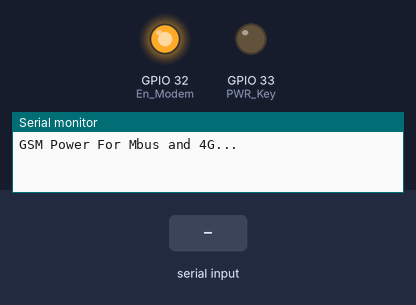
The sketch below on a simulated ESP32. Parts: output pins drawn as LEDs (lit = HIGH), the last lines printed to the serial monitor. Inputs (shaded band) come from the test bench.

Above: at 0.1 s.
At 2.1 s:
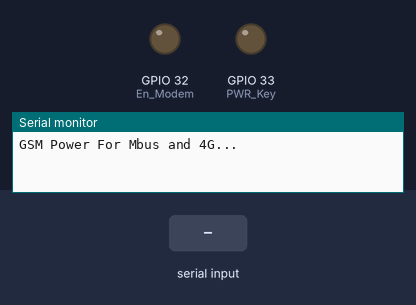
At 20.1 s:
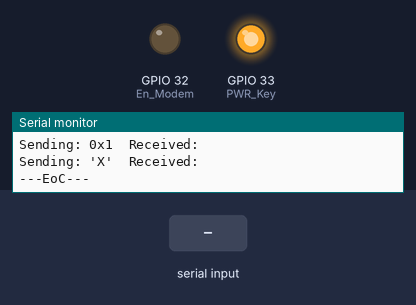
20.2 s: "1" received over the second serial link
Timing chart, 0 to 23.2 s (numbered marks = the images above; inputs shaded):
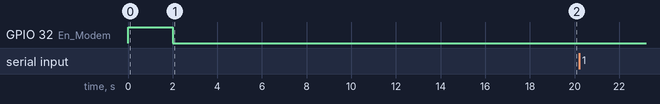

The sketch:

RC1180_4G_ESP_231208.ino
```cpp
#include <SoftwareSerial.h>

#define mbus Serial1

#define PWR_Key  33
#define En_Modem  32

#define CHANNEL 'C'
#define CFIELD 'F'
#define MBUS_MODE 'G'
#define INSTALL 'I'

#define MEMORY_CONFIG 'M'
#define QUALITY_INDICATOR 'Q'
#define READ_MAILBOX 'R'
#define RSSI_VAL 'S'
#define TEMPERATURE 'U'
#define VOLTAGE 'V'

#define REGISTER_MODE 0x03
#define REGISTER_ROLE 0x12
#define REGISTER_BAUD_RATE 0x30

#define MODE_S1 0x00
#define MODE_T1 0x01
#define MODE_T2 0x02
#define MODE_S2 0x03
#define MODE_R 0x04
#define MODE_T1C 0x0A
#define MODE_T2C 0x0B

#define INSTALL_NORMAL 0x00
#define INSTALL_INSTALL_MODE 0x01
#define INSTALL_ACCEPT_ALL 0x02

#define ROLE_SLAVE 0x00
#define ROLE_MASTER 0x01
#define ROLE_REPEATER 0x02

#define CFIELD_SND_NR 0x44
#define CFIELD_SND_UD 0x43

#define BAUD_19200 0x05
#define BAUD_57600 0x08
#define BAUD_115200 0x0A

String manId, ver, type;
String data = "Dilogy_1008\"";

byte mBusData [100];

int bufferLength = sizeof(mBusData);
boolean modeSettingFlag = 0;

//Decoded outcomes to be stored here
byte frameLength;
uint16_t mfrID;
String meterID;
unsigned int txnCount;
unsigned long totaliser;
byte battery;
boolean telegramDecodedFlag = 0;


void setup()
{
  Serial.begin(115200);
  pinMode(PWR_Key, OUTPUT);
  pinMode(En_Modem, OUTPUT);
  GSM_MbusEnableFn();
  mbus.begin(19200, SERIAL_8N1, 26, 27);
  delay(1000);

  factoryReset("Factory Resetting");
  resetRadio("Reset Radio");
  configNVMem(REGISTER_ROLE, ROLE_MASTER, "Set NW role to Master");
  configVolMem(MBUS_MODE, MODE_T1, "Set mode to T1");        //Set Mode to T1
  getFrmModule(RSSI_VAL, "Get RSSI Value");
}

void loop()
{
  Serial.println("Starting Acquisition");
  wmbus();
  Serial.println("End of Acquisition");
  decodeWmbusFrame_Axioma();
  if(telegramDecodedFlag == 1)
  {
    //Transmit over LTE code to come here
    telegramDecodedFlag = 0;
  }
  Serial.println();
  delay(2000);
}

void GSM_MbusEnableFn()
{
  Serial.print("GSM Power For Mbus and 4G...");
  digitalWrite(En_Modem, HIGH);
  delay(2000);
  digitalWrite(En_Modem, LOW);
  delay(2000);
  digitalWrite(PWR_Key, LOW);
  delay(2000);
  digitalWrite(PWR_Key, HIGH);
  delay(10000);
  Serial.println("  On Done");
}

void wmbus()
{
  configNVMem(REGISTER_ROLE, ROLE_MASTER, "Set NW role to Master");
  configVolMem(MBUS_MODE, MODE_T1, "Set mode to T1");        //Set Mode to T1
  memset(mBusData, 0, bufferLength);
  bufferLength = 0;
  unsigned long then = millis() / 1000;
  while ((millis() / 1000) - then <= 10 && bufferLength < 200) //For 5 seconds or maximum 200 bytes.
  {
    if (mbus.available())
    {
      mBusData[bufferLength] = mbus.read();
      Serial.print(mBusData[bufferLength], HEX);
      bufferLength++;
      Serial.print(",");
    }
  }
  Serial.println();
  //mbus.flush();
  //mbus.end();
}

void decodeWmbusFrame_Axioma()
{
  if (mBusData[1] == 0x44 && mBusData[10] == 0x7A)
  {
    frameLength = mBusData[0];
    uint16_t mfrID = ((uint32_t)mBusData[3] << 8) | ((uint32_t)mBusData[2]);

    meterID="";
    for ( int i = 7; i >= 4; i--)
    {
      char hexString[2]; // Assuming a 1-byte integer (2 characters) - Temporary Variable
      itoa(mBusData[i], hexString, 16);
      Serial.print(hexString);
//      if (mBusData[i] <= 0x09)
//      {
//        meterID = meterID + "0" + hexString;
//      }
//      else
//      {
//        meterID = meterID + hexString;
//      }
    }
    Serial.println(meterID);

    txnCount = mBusData[11];

    totaliser = ((uint32_t)mBusData[26] << 24) | ((uint32_t)mBusData[25] << 16) | ((uint32_t)mBusData[24] << 8) | ((uint32_t)mBusData[23]);

    battery = mBusData[frameLength];

    Serial.print("CF Recd With Meter ID: ");
    Serial.println(meterID);
    Serial.print("Manufacturer ID: ");
    Serial.println(mfrID);
    Serial.print("Transmission Count: ");
    Serial.println(txnCount);
    Serial.print("Total Volume: ");
    Serial.println(totaliser);
    Serial.print("Frame Length: ");
    Serial.println(frameLength);
    Serial.print("Battery: ");
    Serial.println(battery);

    telegramDecodedFlag = 1;
  }
  else
  {
    Serial.println("No or Invalid Frame Received");
    telegramDecodedFlag = 0;
  }
}

void configNVMem(byte reg, byte val, String comment)
{
  Serial.println("---SoC---");
  Serial.println(comment);
  sendCmdHex(0x00);
  sendCmdChar('M');
  sendCmdHex(reg);
  sendCmdHex(val);
  sendCmdHex(0xFF);
  sendCmdChar('X');
  Serial.println("---EoC---\n");
}

void configVolMem(byte reg, byte val, String comment)
{
  Serial.println("---SoC---");
  Serial.println(comment);
  sendCmdHex(0x00);
  sendCmdChar(reg);
  sendCmdHex(val);
  sendCmdChar('X');
  Serial.println("---EoC---\n");
}

void readMailbox(byte mailBoxNo, String comment)
{
  configVolMem(READ_MAILBOX, mailBoxNo, comment);
}

void sendCmdChar(char cmd)
{
  Serial.print("Sending: '");
  Serial.print(cmd);
  Serial.print("'");
  mbus.write(cmd);
  delay(100);
  Serial.print("\tReceived: ");
  if (mbus.available())
  {
    Serial.print(mbus.read());
    Serial.print(' ');
  }
  Serial.println();
}

void sendCmdStr(String cmd)
{
  Serial.print("Sending: ");
  Serial.print(cmd);
  mbus.print(cmd);
  delay(100);
  Serial.print("\tReceived: ");
  if (mbus.available())
  {
    Serial.print(mbus.read());
    Serial.print(' ');
  }
  Serial.println();
}

void sendCmdHex(byte cmd)
{
  Serial.print("Sending: 0x");
  Serial.print(cmd, HEX);
  mbus.write(cmd);
  delay(100);
  Serial.print("\tReceived: ");
  if (mbus.available())
  {
    Serial.print(mbus.read());
    Serial.print(' ');
  }
  Serial.println();
}

void factoryReset(String comment)
{
  Serial.println(comment);
  sendCmdHex(0x00);
  sendCmdStr("@RC");
  sendCmdChar('X');
}

void resetRadio(String comment)
{
  Serial.println(comment);
  sendCmdHex(0x00);
  sendCmdStr("@RR");
  sendCmdChar('X');
}

void getFrmModule(char prefix, String comment)
{
  Serial.println("---SoG---");
  Serial.println(comment);
  sendCmdHex(0x00);
  sendCmdChar(prefix);
  sendCmdChar('X');
  Serial.println("---EoG---\n");
}
```
